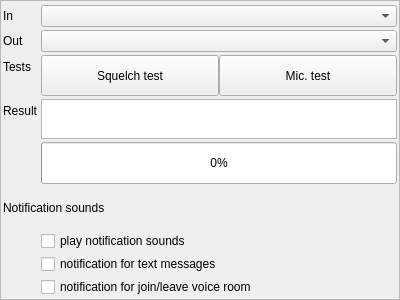
<?xml version="1.0" encoding="UTF-8"?>
<ui version="4.0">
 <class>CAudioSetup</class>
 <widget class="QFrame" name="CAudioSetup">
  <property name="geometry">
   <rect>
    <x>0</x>
    <y>0</y>
    <width>400</width>
    <height>300</height>
   </rect>
  </property>
  <property name="windowTitle">
   <string>Frame</string>
  </property>
  <property name="frameShape">
   <enum>QFrame::StyledPanel</enum>
  </property>
  <property name="frameShadow">
   <enum>QFrame::Raised</enum>
  </property>
  <layout class="QVBoxLayout" name="vl_AudioSetup">
   <property name="spacing">
    <number>3</number>
   </property>
   <property name="leftMargin">
    <number>0</number>
   </property>
   <property name="topMargin">
    <number>0</number>
   </property>
   <property name="rightMargin">
    <number>0</number>
   </property>
   <property name="bottomMargin">
    <number>0</number>
   </property>
   <item>
    <layout class="QFormLayout" name="fl_SetupAudio">
     <property name="fieldGrowthPolicy">
      <enum>QFormLayout::AllNonFixedFieldsGrow</enum>
     </property>
     <property name="leftMargin">
      <number>2</number>
     </property>
     <property name="topMargin">
      <number>4</number>
     </property>
     <property name="rightMargin">
      <number>2</number>
     </property>
     <property name="bottomMargin">
      <number>2</number>
     </property>
     <item row="0" column="0">
      <widget class="QLabel" name="lbl_SetupAudioInputDevice">
       <property name="text">
        <string>In</string>
       </property>
      </widget>
     </item>
     <item row="0" column="1">
      <widget class="QComboBox" name="cb_SetupAudioInputDevice"/>
     </item>
     <item row="1" column="0">
      <widget class="QLabel" name="lbl_SetupAudioOutputDevice">
       <property name="text">
        <string>Out</string>
       </property>
      </widget>
     </item>
     <item row="1" column="1">
      <widget class="QComboBox" name="cb_SetupAudioOutputDevice"/>
     </item>
     <item row="2" column="0">
      <widget class="QLabel" name="lbl_SetupAudioVoiceTests">
       <property name="text">
        <string>Tests</string>
       </property>
      </widget>
     </item>
     <item row="2" column="1">
      <widget class="QWidget" name="wi_SetupAudioTests" native="true">
       <layout class="QHBoxLayout" name="hl_SetupAudioTestsTop">
        <property name="spacing">
         <number>0</number>
        </property>
        <property name="leftMargin">
         <number>0</number>
        </property>
        <property name="topMargin">
         <number>0</number>
        </property>
        <property name="rightMargin">
         <number>0</number>
        </property>
        <property name="bottomMargin">
         <number>0</number>
        </property>
        <item>
         <layout class="QHBoxLayout" name="hl_SetupAudioTests">
          <item>
           <widget class="QPushButton" name="pb_SetupAudioSquelchTest">
            <property name="sizePolicy">
             <sizepolicy hsizetype="Preferred" vsizetype="Preferred">
              <horstretch>0</horstretch>
              <verstretch>0</verstretch>
             </sizepolicy>
            </property>
            <property name="maximumSize">
             <size>
              <width>16777215</width>
              <height>16777215</height>
             </size>
            </property>
            <property name="autoFillBackground">
             <bool>false</bool>
            </property>
            <property name="text">
             <string>Squelch test</string>
            </property>
           </widget>
          </item>
          <item>
           <widget class="QPushButton" name="pb_SetupAudioMicrophoneTest">
            <property name="sizePolicy">
             <sizepolicy hsizetype="Preferred" vsizetype="Preferred">
              <horstretch>0</horstretch>
              <verstretch>0</verstretch>
             </sizepolicy>
            </property>
            <property name="maximumSize">
             <size>
              <width>16777215</width>
              <height>16777215</height>
             </size>
            </property>
            <property name="text">
             <string>Mic. test</string>
            </property>
           </widget>
          </item>
         </layout>
        </item>
       </layout>
      </widget>
     </item>
     <item row="3" column="0">
      <widget class="QLabel" name="lbl_SetupAudioTestActionAndResult">
       <property name="text">
        <string>Result</string>
       </property>
      </widget>
     </item>
     <item row="3" column="1">
      <widget class="QPlainTextEdit" name="pte_SetupAudioTestActionAndResult">
       <property name="maximumSize">
        <size>
         <width>16777215</width>
         <height>40</height>
        </size>
       </property>
       <property name="readOnly">
        <bool>true</bool>
       </property>
      </widget>
     </item>
     <item row="4" column="1">
      <widget class="QProgressBar" name="prb_SetupAudioTestProgress">
       <property name="sizePolicy">
        <sizepolicy hsizetype="Expanding" vsizetype="Preferred">
         <horstretch>0</horstretch>
         <verstretch>0</verstretch>
        </sizepolicy>
       </property>
       <property name="value">
        <number>0</number>
       </property>
      </widget>
     </item>
     <item row="5" column="0" colspan="2">
      <widget class="QLabel" name="lbl_SetupAudioNotificationSounds">
       <property name="text">
        <string>Notification sounds</string>
       </property>
      </widget>
     </item>
     <item row="6" column="1">
      <widget class="QCheckBox" name="cb_SetupAudioPlayNotificationSounds">
       <property name="text">
        <string>play notification sounds</string>
       </property>
      </widget>
     </item>
     <item row="7" column="1">
      <widget class="QCheckBox" name="cb_SetupAudioNotificationTextMessage">
       <property name="text">
        <string>notification for text messages</string>
       </property>
      </widget>
     </item>
     <item row="8" column="1">
      <widget class="QCheckBox" name="cb_SetupAudioNotificationVoiceRoom">
       <property name="text">
        <string>notification for join/leave voice room</string>
       </property>
      </widget>
     </item>
    </layout>
   </item>
  </layout>
 </widget>
 <resources/>
 <connections/>
</ui>
